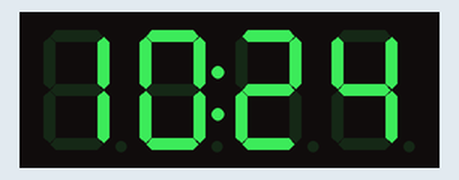
Simulated run of this sketch. Board: ESP32. On the bench: 4-digit seven-segment display. WiFi joins after 1.5 s; servers stay silent unless stated; the local clock reads 2024-03-15 10:24:30 at power-on unless the sketch sets it; what the sketch prints to the serial monitor is not drawn.

Above: at 1.6 s.
At 63.28 s:
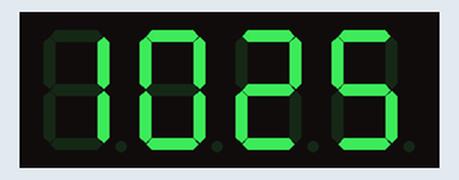
At 125.6 s:
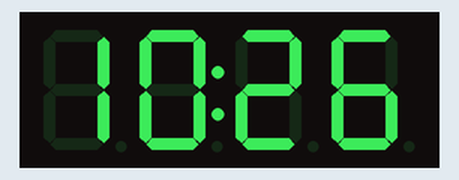

The sketch:

real_time_clock_with_esp32.ino
```cpp
#include <WiFi.h>
#include <time.h>
#include <TM1637Display.h>

#define CLK 4
#define DIO 5

TM1637Display display(CLK, DIO);

// Replace with your WiFi credentials
const char* ssid = "AndroidAP";
const char* password = "hotspassw";

// India Standard Time (UTC +5:30)
const long gmtOffset_sec = 19800;  // 5.5 * 3600. This calibres time to IST from STD
const int daylightOffset_sec = 0;//Daylight Savings?

void setup() {
  Serial.begin(115200);
  display.setBrightness(5);  // 0-7 (adjust for your room)

  // Connect to WiFi
  WiFi.begin(ssid, password);//Starts Wi-Fi connection attempt
  Serial.print("Connecting to WiFi");
  while (WiFi.status() != WL_CONNECTED) {//loops untill wifi connected
    delay(500);
    Serial.print(".");
  }
  Serial.println("\nWiFi connected!");

  // Configure NTP
  configTime(gmtOffset_sec, daylightOffset_sec,
             "pool.ntp.org", "time.nist.gov");

  // Wait for accurate time
  struct tm timeinfo;
  if(!getLocalTime(&timeinfo)){
    Serial.println("Failed to obtain time");
    return;
  }
  Serial.println("NTP time synced!");
}

void loop() {
  struct tm timeinfo;
  if(!getLocalTime(&timeinfo)){
    display.showNumberDec(1212, false);  // Error: 1212
    delay(1000);
    return;
  }

  // Format as HHMM (e.g. 1530 for 3:30 PM)
  int clockTime = (timeinfo.tm_hour * 10 + timeinfo.tm_min / 10) * 10 +
                  (timeinfo.tm_min % 10);

  // Blinking colon effect
  uint8_t colon = (millis() / 500) % 2 ? 0b01000000 : 0;
  display.showNumberDecEx(clockTime, colon, true);

  delay(100);  // Smooth update
}
```
